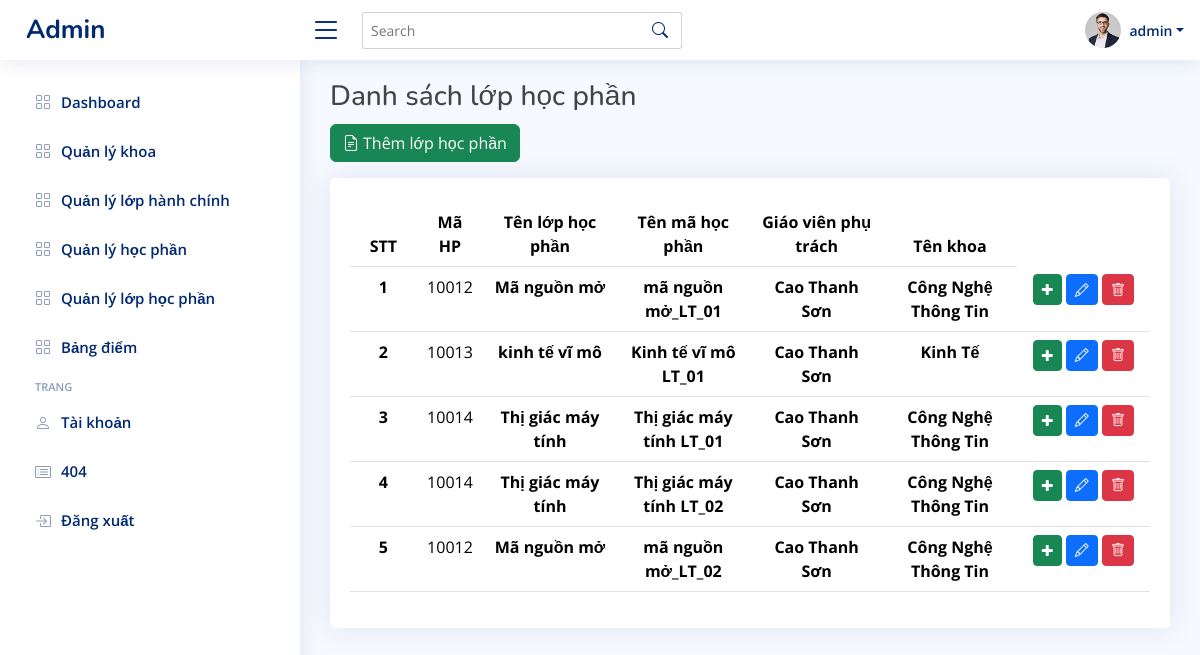
/admin/index.php?action=lhp (signed in), run on the app's committed database.
### tables this page shows
CREATE TABLE `qllophocphan` (
  `malhp` int(11) NOT NULL,
  `tenlhp` varchar(255) NOT NULL,
  `hoc_ky` int(11) NOT NULL,
  `mahp` int(11) NOT NULL
);

CREATE TABLE `qlhocphan` (
  `mahp` int(11) NOT NULL,
  `tenhp` varchar(255) NOT NULL,
  `sotinchi` int(11) NOT NULL,
  `makhoa` int(11) NOT NULL
);

CREATE TABLE `usergv` (
  `idgv` int(11) NOT NULL,
  `username` varchar(50) NOT NULL,
  `password` varchar(255) NOT NULL,
  `email` varchar(100) NOT NULL,
  `sdt` int(11) NOT NULL,
  `diachi` varchar(255) DEFAULT NULL,
  `created_at` varchar(255) NOT NULL
);

CREATE TABLE `qlkhoa` (
  `idkhoa` int(11) NOT NULL,
  `tenkhoa` varchar(255) NOT NULL
);

CREATE TABLE `users` (
  `id` int(11) NOT NULL,
  `username` varchar(50) NOT NULL,
  `password` varchar(255) NOT NULL,
  `email` varchar(100) NOT NULL,
  `created_at` timestamp NOT NULL DEFAULT current_timestamp() ON UPDATE current_timestamp()
);

### admin/modules/trungchuyen/lophocphan.php (the view)
<?php
$sql_danhsach = "SELECT l.malhp AS malhp_lhp, l.*, p.*, k.*, v.*, g.*
FROM qllophocphan l
JOIN qlhocphan p
ON l.mahp = p.mahp
JOIN qlkhoa k
ON k.idkhoa = p.makhoa
LEFT JOIN viewusergv_lhp v
ON v.malhp = l.malhp
LEFT JOIN usergv g
ON g.idgv = v.magv
ORDER BY l.malhp";
$query_danhsach = mysqli_query($mysqli,$sql_danhsach);
?>
<main id="main" class="main">
    <div class="pagetitle">
        <h3>Danh sách lớp học phần</h3>
    </div>
    <p>
        <a href="index.php?action=themlhp" type="button" class="btn btn-success">
            <i class="bi bi-file-earmark-text me-1"></i>Thêm lớp học phần
        </a>
    </p>
    <section class="section dashboard">
        <div class="row">
            <div class="col-12">
                <div class="card recend-sales overflow-auto">
                    <div class="card-body mt-4">
                    <?php if ($query_danhsach->num_rows > 0): ?>
                        <table class="table table-broderless datatable">
                            <thead>
                                <tr>
                                    <th class="col-1 text-center">STT</th>
                                    <th class="col-1 text-center">Mã HP</th>
                                    <th class="col-2 text-center">Tên lớp học phần</th>
                                    <th class="col-2 text-center">Tên mã học phần</th>
                                    <th class="col-2 text-center">Giáo viên phụ trách</th>
                                    <th class="col-2 text-center">Tên khoa</th>
                                </tr>
                            </thead>
                            <body>
                                <?php
                                $i = 0;
                                while($row = mysqli_fetch_array($query_danhsach)){
                                    $i++;
                                ?>
                                <tr>
                                    <th class="text-center" scope="row"><?php echo $i ?> </th>
                                    <td class="text-center"><?php echo $row['mahp'] ?></td>
                                    <th class="text-center" scope="row"> <?php echo $row['tenhp'] ?> </th>
                                    <th class="text-center" scope="row"> <?php echo $row['tenlhp'] ?> </th>
                                    <th class="text-center" scope="row"> <?php echo $row['username'] ?> </th>
                                    <th class="text-center" scope="row"> <?php echo $row['tenkhoa'] ?> </th>
                                    <td class="text-center">
                                        <a href="index.php?action=themsvl&malhp=<?php echo $row['malhp_lhp'] ?>" class="btn btn-success btn-sm" title="thêm sinh viên vào lớp"><i class="fa fa-plus"></i></a>
                                        <a href="index.php?action=sualhp&malhp=<?php echo $row['malhp_lhp'] ?>" class="btn btn-primary btn-sm" title="sua noi dung"><i class="bi bi-pencil"></i></a>
                                        <a href="modules/trungchuyen/quanlydanhmuctruyen/lophocphan/xulylhp.php?malhp=<?php echo $row['malhp_lhp'] ?>" class="btn btn-danger btn-sm" title="xoa lớp hành chính"><i class="bi bi-trash"></i></a>
                                    </td>
                                </tr>
                                <?php
                                }
                                ?>
                            </body>
                        </table>
                        <?php else: ?>
<h1>Chưa có lớp học phần nào</h1>
<?php endif; ?>
                    </div>
                </div>
            </div>
        </div>
    </section>
</main>

### admin/modules/header.php (shortened to what this page needs)
<?php
$sql_danhsach = "SELECT *
               FROM users
               WHERE id LIMIT 1";
$query_danhsach = mysqli_query($mysqli,$sql_danhsach);
?>
<header id="header" class="header fixed-top d-flex align-items-center">
    <div class="d-flex align-items-center justify-content-between">
      <a href="http://localhost/cnpm/admin/" class="logo d-flex align-items-center">
        <span class="d-none d-lg-block">Admin</span>
      </a>
      <i class="bi bi-list toggle-sidebar-btn"></i>
    </div>
    <div class="search-bar">
      <form class="search-form d-flex align-items-center" method="POST" action="#">
        <input type="text" name="query" placeholder="Search" title="Enter search keyword">
        <button type="submit" title="Search"><i class="bi bi-search"></i></button>
      </form>
    </div>
    <nav class="header-nav ms-auto">
      <ul class="d-flex align-items-center">
     <li class="nav-item dropdown pe-3">
     <?php
          while($row = mysqli_fetch_array($query_danhsach)){
          ?>
          <a class="nav-link nav-profile d-flex align-items-center pe-0" href="#" data-bs-toggle="dropdown">
            <img src="assets/img/profile-img.jpg" alt="Profile" class="rounded-circle">
            <span class="d-none d-md-block dropdown-toggle ps-2"><?php echo $row['username'] ?></span>
          </a>
          <?php } ?>
     </li>
      </ul>
    </nav>
  </header>

### admin/assets/css/style.css (style rules this page uses)
:root { scroll-behavior: smooth; }
body { font-family: "Open Sans", sans-serif; background: #f6f9ff; color: #444444; }
a { color: #4154f1; text-decoration: none; }
h1, h2, h3, h4, h5, h6 { font-family: "Nunito", sans-serif; }
#main { margin-top: 60px; padding: 20px 30px; transition: all 0.3s; }
.pagetitle { margin-bottom: 10px; }
.card { margin-bottom: 30px; border: none; border-radius: 5px; box-shadow: 0px 0 30px rgba(1, 41, 112, 0.1); }
.card-body { padding: 0 20px 20px 20px; }
.logo { line-height: 1; }
@media (min-width: 1200px) { .logo { width: 280px; } }
.logo span { font-size: 26px; font-weight: 700; color: #012970; font-family: "Nunito", sans-serif; }
.header { transition: all 0.5s; z-index: 997; height: 60px; box-shadow: 0px 2px 20px rgba(1, 41, 112, 0.1); background-color: #fff; padding-left: 20px; }
.header .toggle-sidebar-btn { font-size: 32px; padding-left: 10px; cursor: pointer; color: #012970; }
.header .search-bar { min-width: 360px; padding: 0 20px; }
.header .search-form { width: 100%; }
.header .search-form input { border: 0; font-size: 14px; color: #012970; border: 1px solid rgba(1, 41, 112, 0.2); padding: 7px 38px 7px 8px; border-radius: 3px; transition: 0.3s; width: 100%; }
.header .search-form button { border: 0; padding: 0; margin-left: -30px; background: none; }
.header .search-form button i { color: #012970; }
.header-nav ul { list-style: none; }
.header-nav>ul { margin: 0; padding: 0; }
.header-nav .nav-profile { color: #012970; }
.header-nav .nav-profile img { max-height: 36px; }
.header-nav .nav-profile span { font-size: 14px; font-weight: 600; }
@media (min-width: 1200px) { #main, #footer { margin-left: 300px; } }

### data on the page
qllophocphan: mahp.mahp "10012", mahp.tenhp "Mã nguồn mở", tenlhp "mã nguồn mở_LT_01", usergv.username "Cao Thanh Sơn", qlkhoa.tenkhoa "Công Nghệ Thông Tin"
qllophocphan: mahp.mahp "10013", mahp.tenhp "kinh tế vĩ mô", tenlhp "Kinh tế vĩ mô LT_01", usergv.username "Cao Thanh Sơn", qlkhoa.tenkhoa "Kinh Tế"
qllophocphan: mahp.mahp "10014", mahp.tenhp "Thị giác máy tính", tenlhp "Thị giác máy tính LT_01", usergv.username "Cao Thanh Sơn", qlkhoa.tenkhoa "Công Nghệ Thông Tin"
qllophocphan: mahp.mahp "10014", mahp.tenhp "Thị giác máy tính", tenlhp "Thị giác máy tính LT_02", usergv.username "Cao Thanh Sơn", qlkhoa.tenkhoa "Công Nghệ Thông Tin"
qllophocphan: mahp.mahp "10012", mahp.tenhp "Mã nguồn mở", tenlhp "mã nguồn mở_LT_02", usergv.username "Cao Thanh Sơn", qlkhoa.tenkhoa "Công Nghệ Thông Tin"
users: username "admin"
